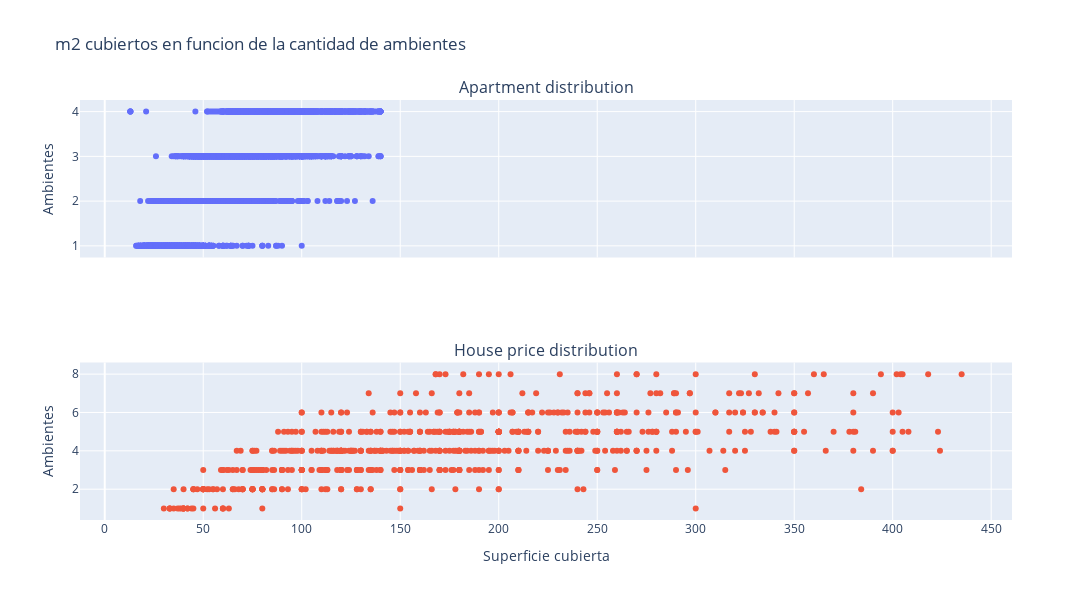

Source (notebook cell):
### Markdown cell above
Aca se puede apreciar una tendencia lineal de subida, a medida que aumentan los m2 totales se puede ver como aumenta el precio, lo que tiene bastante sentido.

Ademas se puede ver una diferencia entre el precio por m2 totales entre los departamentos y las casas. Departamentos con menos m2 que las casas cuestan lo mismo que casas con mayor m2 totales.

### Code cell
# Veo como se distribuye los m2 cubiertos en funcion de la cantidad de ambientes.
specs = [[{'type' : 'scatter'}], [{'type' : 'scatter'}]]

fig =  make_subplots(rows=2, cols=1, specs=specs, shared_xaxes=True, subplot_titles=('Apartment distribution', 'House price distribution'))

tr1 = go.Scatter(x=data_apartment['surface_covered'], y=data_apartment['rooms'], mode='markers')
tr2 = go.Scatter(x=data_house['surface_covered'],     y=data_house['rooms'], mode='markers')

fig.add_trace(tr1, row=1, col=1)
fig.add_trace(tr2, row=2, col=1)

fig.update_xaxes(title_text='Superficie cubierta', row=2, col=1)
fig.update_yaxes(title_text='Ambientes')
fig.update_layout(title='m2 cubiertos en funcion de la cantidad de ambientes', height=600, width=1500, showlegend=False)
fig.show()

### Figure 1 — Plotly figure (JSON) as saved in the notebook; plotly's stock layout.template omitted (floating-point values rounded to 4 significant figures; data arrays with more than 128 entries replaced by an {"elided": "..."} marker saying what was removed)
{"data": [{"mode": "markers", "type": "scatter", "x": {"elided": "7564 int values"}, "xaxis": "x", "y": {"elided": "7564 int values"}, "yaxis": "y"}, {"mode": "markers", "type": "scatter", "x": {"elided": "689 int values"}, "xaxis": "x2", "y": {"elided": "689 int values"}, "yaxis": "y2"}], "layout": {"annotations": [{"font": {"size": 16}, "showarrow": false, "text": "Apartment distribution", "x": 0.5, "xanchor": "center", "xref": "paper", "y": 1, "yanchor": "bottom", "yref": "paper"}, {"font": {"size": 16}, "showarrow": false, "text": "House price distribution", "x": 0.5, "xanchor": "center", "xref": "paper", "y": 0.375, "yanchor": "bottom", "yref": "paper"}], "height": 600, "showlegend": false, "title": {"text": "m2 cubiertos en funcion de la cantidad de ambientes"}, "width": 1500, "xaxis": {"anchor": "y", "domain": [0, 1], "matches": "x2", "showticklabels": false}, "xaxis2": {"anchor": "y2", "domain": [0, 1], "title": {"text": "Superficie cubierta"}}, "yaxis": {"anchor": "x", "domain": [0.625, 1], "title": {"text": "Ambientes"}}, "yaxis2": {"anchor": "x2", "domain": [0, 0.375], "title": {"text": "Ambientes"}}}}
